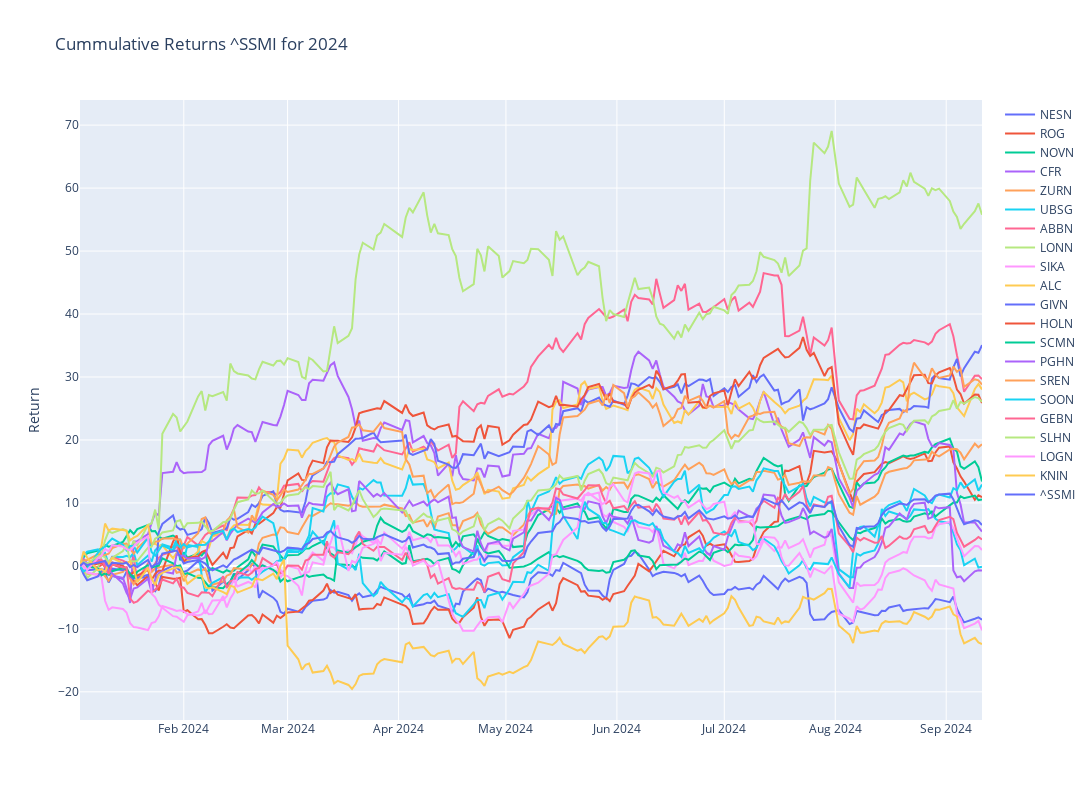

The notebook cell this image was saved under:
### Code cell
# Plotly
fig = make_subplots()

# Graph (1,1)
# Loop all stock files and get cummulative return for year
for stock in tqdm(index_list):
    f = os.path.join("../input", stock)
    df = pd.read_csv(f+".csv",index_col="Date",parse_dates=True)
    df['Cummulative_Return'] = cumulative_return(df["Adj Close"].loc[year])
    fig.add_trace(go.Scatter(x=df['Cummulative_Return'].loc[year].index,y=df['Cummulative_Return'].loc[year],mode="lines",name=stock.split('.')[0]),row=1,col=1)

# Update xaxis properties
fig.update_yaxes(title_text="Return", row=1, col=1)

fig.update_layout(height=800, width=1300,showlegend=True,title=f"Cummulative Returns {ticker} for {year}")

fig.show()

### Figure 1 — Plotly figure (JSON) as saved in the notebook; plotly's stock layout.template omitted (floating-point values rounded to 4 significant figures; data arrays with more than 128 entries replaced by an {"elided": "..."} marker saying what was removed)
{"data": [{"mode": "lines", "name": "NESN", "type": "scatter", "x": {"elided": "175 str values"}, "xaxis": "x", "y": {"elided": "175 float values"}, "yaxis": "y"}, {"mode": "lines", "name": "ROG", "type": "scatter", "x": {"elided": "175 str values"}, "xaxis": "x", "y": {"elided": "175 float values"}, "yaxis": "y"}, {"mode": "lines", "name": "NOVN", "type": "scatter", "x": {"elided": "175 str values"}, "xaxis": "x", "y": {"elided": "175 float values"}, "yaxis": "y"}, {"mode": "lines", "name": "CFR", "type": "scatter", "x": {"elided": "175 str values"}, "xaxis": "x", "y": {"elided": "175 float values"}, "yaxis": "y"}, {"mode": "lines", "name": "ZURN", "type": "scatter", "x": {"elided": "175 str values"}, "xaxis": "x", "y": {"elided": "175 float values"}, "yaxis": "y"}, {"mode": "lines", "name": "UBSG", "type": "scatter", "x": {"elided": "175 str values"}, "xaxis": "x", "y": {"elided": "175 float values"}, "yaxis": "y"}, {"mode": "lines", "name": "ABBN", "type": "scatter", "x": {"elided": "175 str values"}, "xaxis": "x", "y": {"elided": "175 float values"}, "yaxis": "y"}, {"mode": "lines", "name": "LONN", "type": "scatter", "x": {"elided": "175 str values"}, "xaxis": "x", "y": {"elided": "175 float values"}, "yaxis": "y"}, {"mode": "lines", "name": "SIKA", "type": "scatter", "x": {"elided": "175 str values"}, "xaxis": "x", "y": {"elided": "175 float values"}, "yaxis": "y"}, {"mode": "lines", "name": "ALC", "type": "scatter", "x": {"elided": "175 str values"}, "xaxis": "x", "y": {"elided": "175 float values"}, "yaxis": "y"}, {"mode": "lines", "name": "GIVN", "type": "scatter", "x": {"elided": "175 str values"}, "xaxis": "x", "y": {"elided": "175 float values"}, "yaxis": "y"}, {"mode": "lines", "name": "HOLN", "type": "scatter", "x": {"elided": "175 str values"}, "xaxis": "x", "y": {"elided": "175 float values"}, "yaxis": "y"}, {"mode": "lines", "name": "SCMN", "type": "scatter", "x": {"elided": "175 str values"}, "xaxis": "x", "y": {"elided": "175 float values"}, "yaxis": "y"}, {"mode": "lines", "name": "PGHN", "type": "scatter", "x": {"elided": "175 str values"}, "xaxis": "x", "y": {"elided": "175 float values"}, "yaxis": "y"}, {"mode": "lines", "name": "SREN", "type": "scatter", "x": {"elided": "175 str values"}, "xaxis": "x", "y": {"elided": "175 float values"}, "yaxis": "y"}, {"mode": "lines", "name": "SOON", "type": "scatter", "x": {"elided": "175 str values"}, "xaxis": "x", "y": {"elided": "175 float values"}, "yaxis": "y"}, {"mode": "lines", "name": "GEBN", "type": "scatter", "x": {"elided": "175 str values"}, "xaxis": "x", "y": {"elided": "175 float values"}, "yaxis": "y"}, {"mode": "lines", "name": "SLHN", "type": "scatter", "x": {"elided": "175 str values"}, "xaxis": "x", "y": {"elided": "175 float values"}, "yaxis": "y"}, {"mode": "lines", "name": "LOGN", "type": "scatter", "x": {"elided": "175 str values"}, "xaxis": "x", "y": {"elided": "175 float values"}, "yaxis": "y"}, {"mode": "lines", "name": "KNIN", "type": "scatter", "x": {"elided": "175 str values"}, "xaxis": "x", "y": {"elided": "175 float values"}, "yaxis": "y"}, {"mode": "lines", "name": "^SSMI", "type": "scatter", "x": {"elided": "174 str values"}, "xaxis": "x", "y": {"elided": "174 float values"}, "yaxis": "y"}], "layout": {"height": 800, "showlegend": true, "title": {"text": "Cummulative Returns ^SSMI for 2024"}, "width": 1300, "xaxis": {"anchor": "y", "domain": [0, 1]}, "yaxis": {"anchor": "x", "domain": [0, 1], "title": {"text": "Return"}}}}
